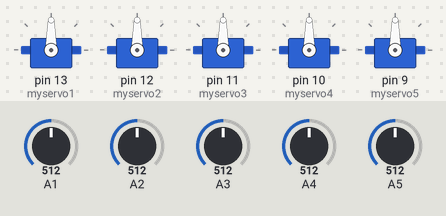
The sketch below on a simulated Arduino Uno, built with avr-gcc and run on an emulated ATmega328P. On the bench: 5 × servo. The test bench sets the inputs (shaded band); at power-on: A1 = 512, A2 = 512, A3 = 512, A4 = 512, A5 = 512.

Above: at 1.2 s.
1.3 s: A1 set to 716
At 2.5 s:
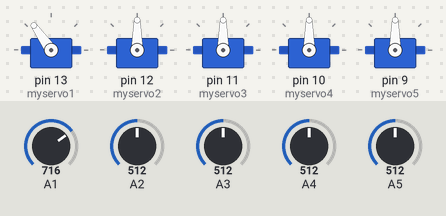
2.8 s: A2 set to 716
At 3.5 s:
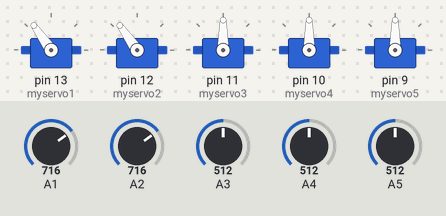
4.3 s: A3 set to 716
At 4.8 s:
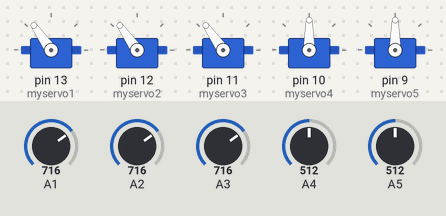
5.8 s: A4 set to 716
At 7.0 s:
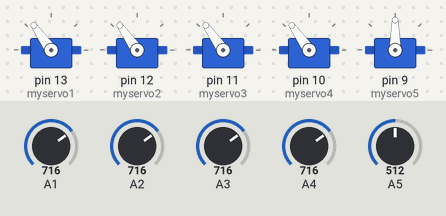
7.3 s: A5 set to 716
At 8.4 s:
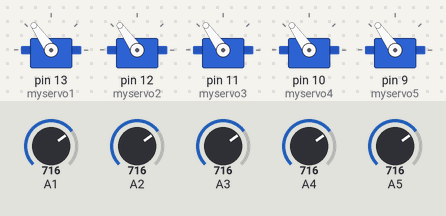
8.8 s: A1 set to 992
At 9.3 s:
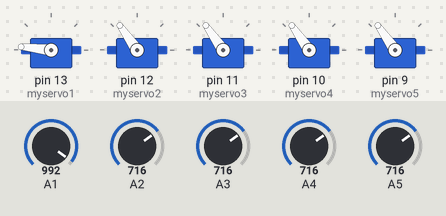
Timing chart, 0 to 11.3 s (numbered marks = the images above; inputs shaded):
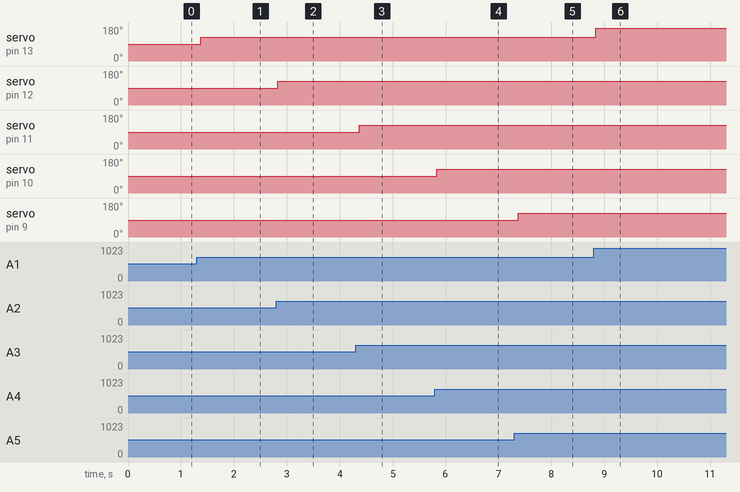

Measured:
- after the input at 1.3 s, servo on pin 13 (myservo1): 90° → 125° after 0.07 s
- after the input at 2.8 s, servo on pin 12 (myservo2): 90° → 125° at once
- after the input at 4.3 s, servo on pin 11 (myservo3): 90° → 125° after 0.07 s
- after the input at 5.8 s, servo on pin 10 (myservo4): 90° → 125° at once
- after the input at 7.3 s, servo on pin 9 (myservo5): 90° → 125° after 0.07 s
- after the input at 8.8 s, servo on pin 13 (myservo1): 125° → 174° at once

The sketch:

servo_potentiometer.ino
```cpp
#include <Servo.h> //accesses the Arduino Servo Library

Servo myservo1;
Servo myservo2;  // creates servo object to control a servo
Servo myservo3;
Servo myservo4;
Servo myservo5;

int val1;
int val2;
int val3;
int val4;
int val5;   // variable to read the value from the analog pin

void setup()
{
  Serial.begin(9600);
  myservo1.attach(13);
  myservo2.attach(12);
  myservo3.attach(11);
  myservo4.attach(10);
  myservo5.attach(9);

    // ensures output to servo on pin 9
}

void loop()
{
  val1 = analogRead(1);            // reads the value of the potentiometer from A1 (value between 0 and 1023)
  val1 = map(val1, 0, 1023, 0, 180);     // converts reading from potentiometer to an output value in degrees of rotation that the servo can understand
  myservo1.write(val1);
  //Serial.print("val1");
  //Serial.println(val1);            // sets the servo position according to the input from the potentiometer
  delay(15);

  val2 = analogRead(2);            // reads the value of the potentiometer from A1 (value between 0 and 1023)
  val2 = map(val2, 0, 1023, 0, 180);     // converts reading from potentiometer to an output value in degrees of rotation that the servo can understand
  myservo2.write(val2);
  //Serial.print("val2");
  //Serial.println(val2);            // sets the servo position according to the input from the potentiometer
  delay(15);

  val3 = analogRead(3);            // reads the value of the potentiometer from A1 (value between 0 and 1023)
  val3 = map(val3, 0, 1023, 0, 180);     // converts reading from potentiometer to an output value in degrees of rotation that the servo can understand
  myservo3.write(val3);
  //Serial.print("val3");
  //Serial.println(val3);            // sets the servo position according to the input from the potentiometer
  delay(15);


  val4 = analogRead(4);            // reads the value of the potentiometer from A1 (value between 0 and 1023)
  val4 = map(val4, 0, 1023, 0, 180);     // converts reading from potentiometer to an output value in degrees of rotation that the servo can understand
  myservo4.write(val4);
  //Serial.print("val4");
  //Serial.println(val4);            // sets the servo position according to the input from the potentiometer
  delay(15);


  val5 = analogRead(5);            // reads the value of the potentiometer from A1 (value between 0 and 1023)
  val5 = map(val5, 0, 1023, 0, 180);     // converts reading from potentiometer to an output value in degrees of rotation that the servo can understand
  myservo5.write(val5);
  //Serial.print("val5");
  //Serial.println(val5);            // sets the servo position according to the input from the potentiometer
  delay(15);
                           // waits 15ms for the servo to get to set position
}
```
